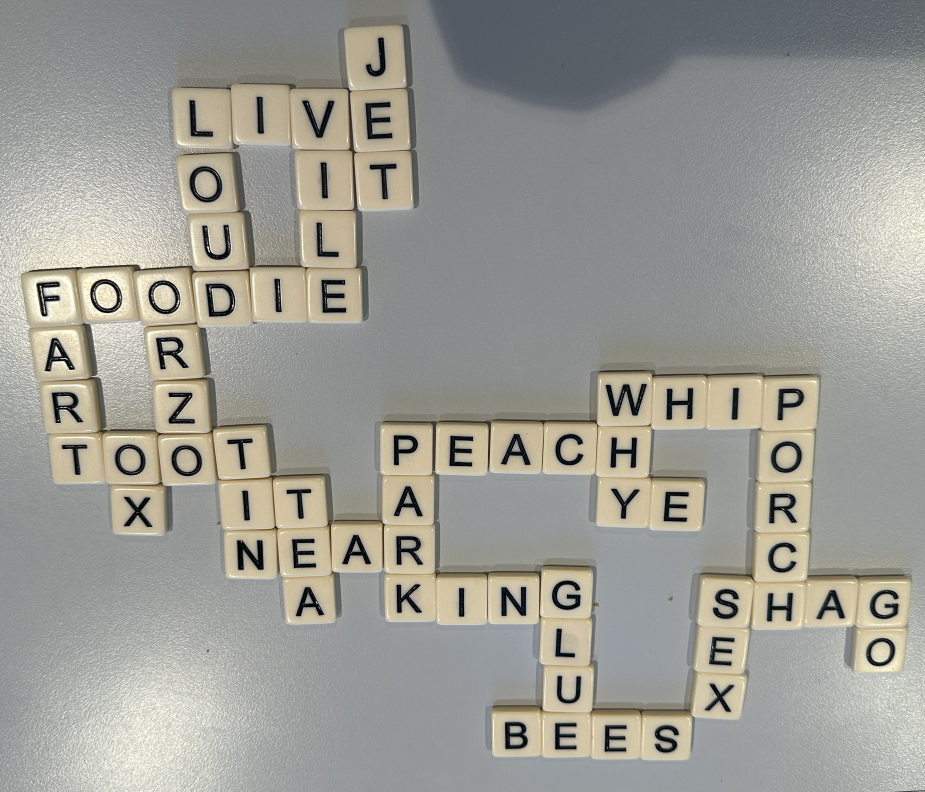
#> input picture data/IMG_3009.JPG, 2775 x 2375 px, found by its file name (shown at 1/3 size)
$ python IMG_PreProc.py
#> lines starting #> are read from the running program, lines starting #| are printed output that depends on the picture
import numpy as np
import matplotlib.pyplot as plt
import cv2


def cv_plot(name:str = None, img = None, scale = (600,600)):
    if name is None or img is None:
            raise OSError("Set all arguments")
    cv2.namedWindow(name,cv2.WINDOW_NORMAL)
    cv2.resizeWindow(name,scale[0],scale[1])
    cv2.imshow(name,img)

#image path
_image_path = 'data/IMG_3009.JPG'
_img = cv2.imread(_image_path)
if _img is None:
    raise ValueError("Error loading the image. Please check the file path.")


#grayscale
gray = ('Grayscale',cv2.cvtColor(_img,cv2.COLOR_BGR2GRAY))

#Gaussian Blur
blurred = ('Blurred',cv2.GaussianBlur(gray[1], (5, 5), 0))

#edge detection with canny
_lower_threshold = 90
_upper_threshold = 125
canny_edges = ('Canny Edges',cv2.Canny(blurred[1],_lower_threshold,_upper_threshold))
adadptive_threshold = ('AdvThold',cv2.adaptiveThreshold(blurred[1], 255, cv2.ADAPTIVE_THRESH_GAUSSIAN_C, cv2.THRESH_BINARY_INV,11,2))

#denoise
kernal = np.ones((3,3),np.uint8)
denoised = ('Denoised',cv2.morphologyEx(adadptive_threshold[1],cv2.MORPH_OPEN,kernal))


#Finding contours
_countour_retrieval_mode = cv2.RETR_EXTERNAL
_countour_approximation_method = cv2.CHAIN_APPROX_SIMPLE
#see https://docs.opencv.org/4.x/d3/dc0/group__imgproc__shape.html#ga819779b9857cc2f8601e6526a3a5bc71

#use simple for now, as it save memory
_contours, _ = cv2.findContours(denoised[1], _countour_retrieval_mode, _countour_approximation_method)
_filtered_contours = [cnt for cnt in _contours if cv2.contourArea(cnt) > 50]
_contour_img = _img.copy()
#> _contour_img is the input picture: shape (2375, 2775, 3); mean B, G, R 148.1, 155.1, 155.8
cv2.drawContours(_contour_img, _filtered_contours, -1, (0,255,0), 2)
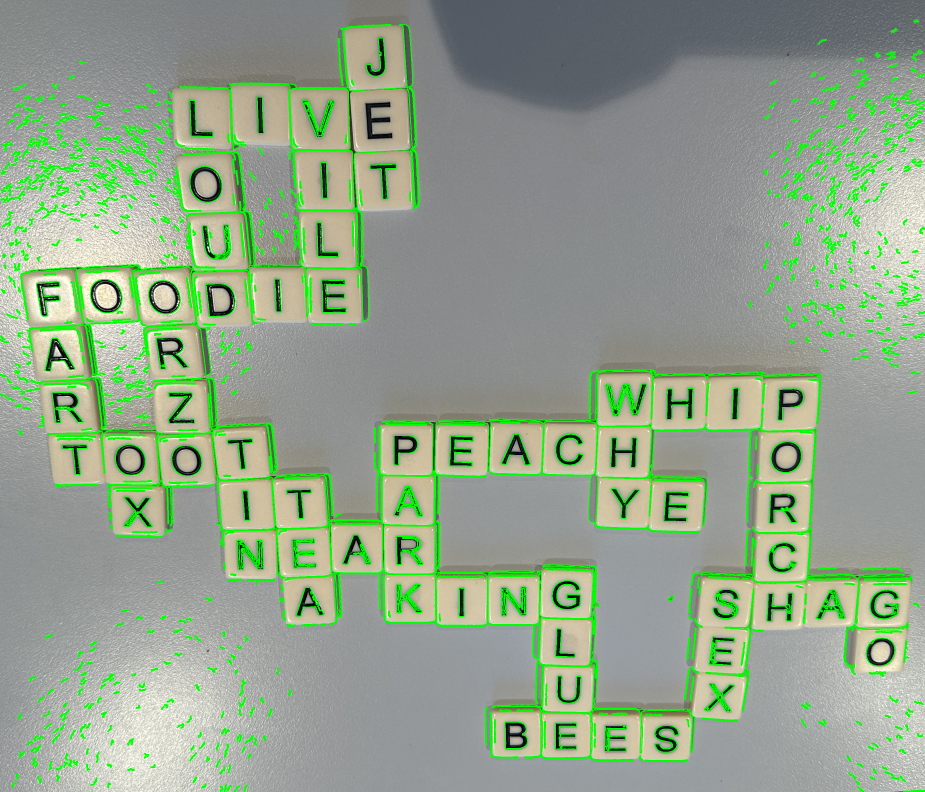
#> _contour_img: shape (2375, 2775, 3) (shown at 1/3 size); mean B, G, R 140.1, 163.9, 146.8
contour = ('Filterd Contours',_contour_img)

#show Images (un-comment loop to view all or select a specfic image type)
Images = [gray,blurred,adadptive_threshold,denoised,contour]

'''for i in Images:
     cv_plot(i[0],i[1])  '''

cv_plot(Images[-1][0],Images[-1][1])

#Awaits user input to close (press any keyboard key not the "x" button to close)
cv2.waitKey(0)
cv2.destroyAllWindows()

$ run again, with data/IMG_3010.JPG copied over data/IMG_3009.JPG
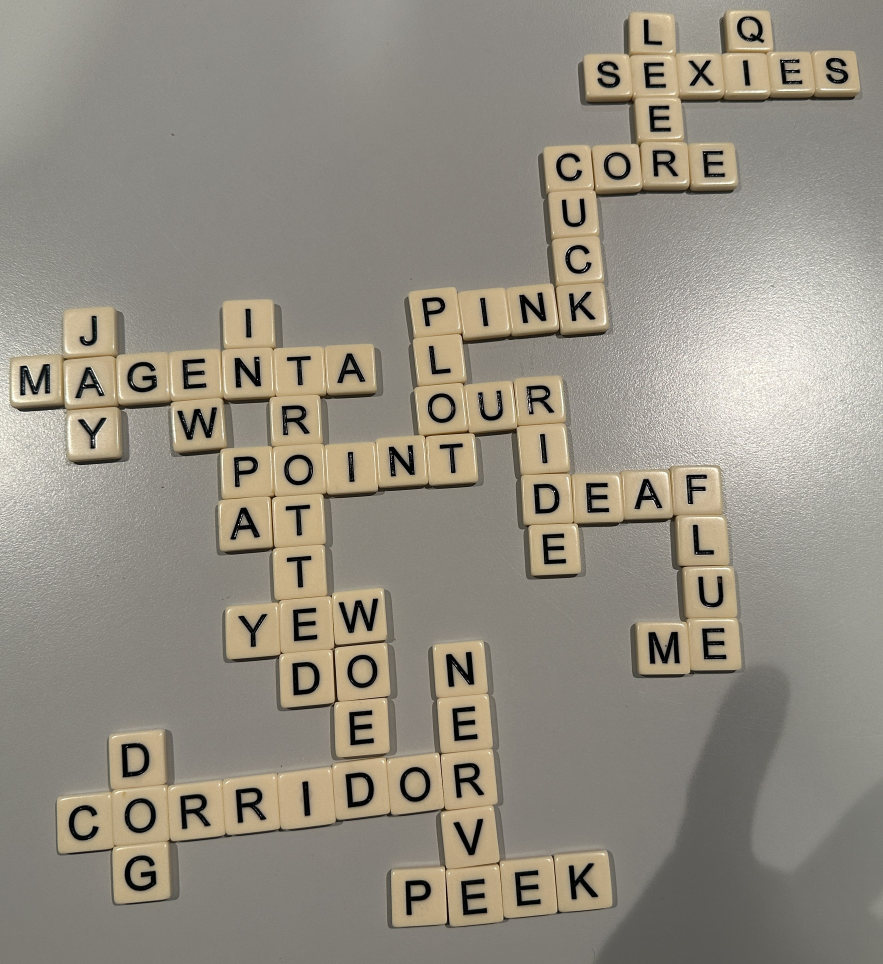
#> input picture data/IMG_3010.JPG, 2648 x 2892 px, found by its file name (shown at 1/3 size)
#> _contour_img is the input picture: shape (2892, 2648, 3); mean B, G, R 129.1, 141.1, 146.9
#> `cv2.drawContours(_contour_img, _filtered_contours, -1, (0,255,0), 2)`:
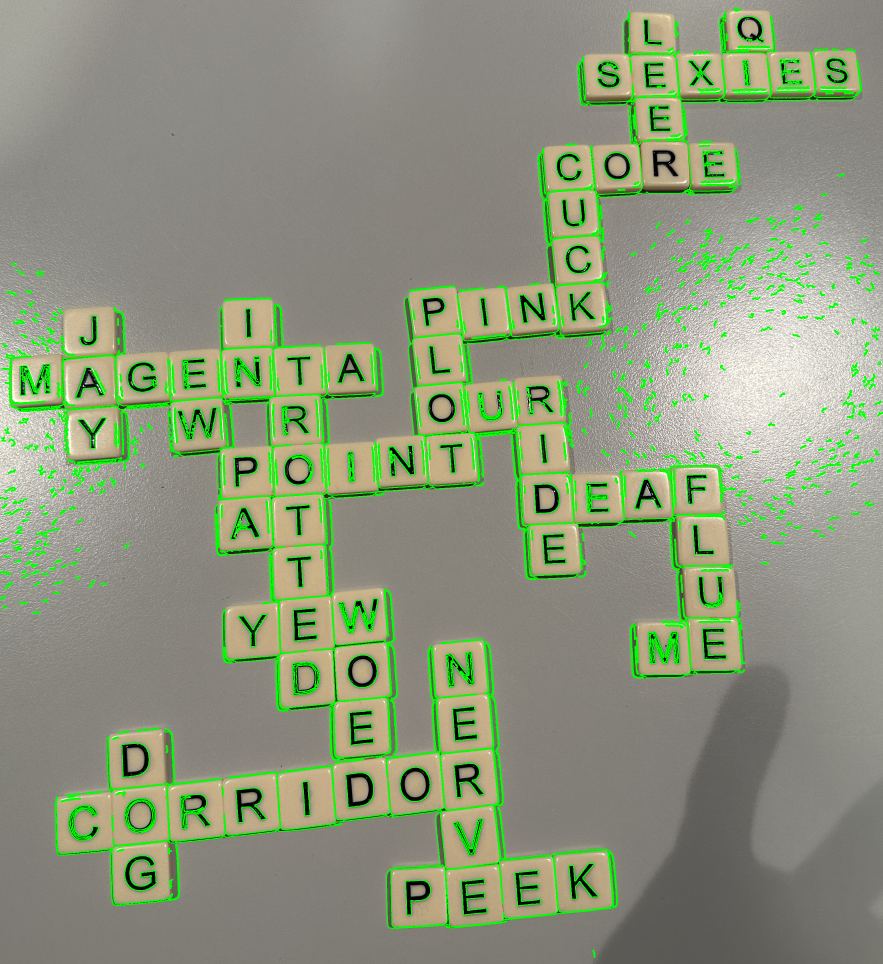
#> _contour_img: shape (2892, 2648, 3) (shown at 1/3 size); mean B, G, R 123.7, 149.9, 140.1

$ run again, with data/IMG_3011.JPG copied over data/IMG_3009.JPG
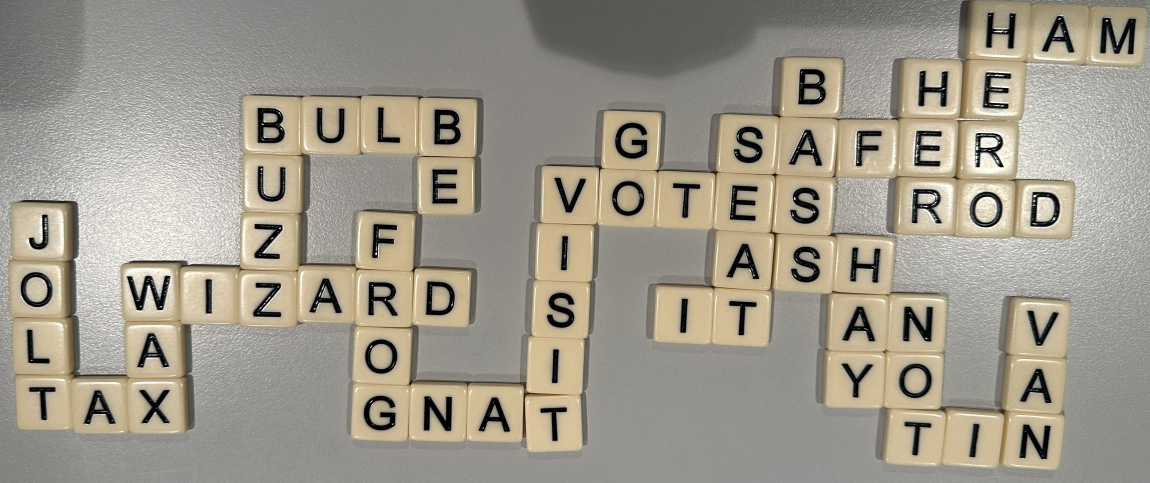
#> input picture data/IMG_3011.JPG, 3450 x 1449 px, found by its file name (shown at 1/3 size)
#> _contour_img is the input picture: shape (1449, 3450, 3); mean B, G, R 138.9, 152.1, 157.9
#> `cv2.drawContours(_contour_img, _filtered_contours, -1, (0,255,0), 2)`:
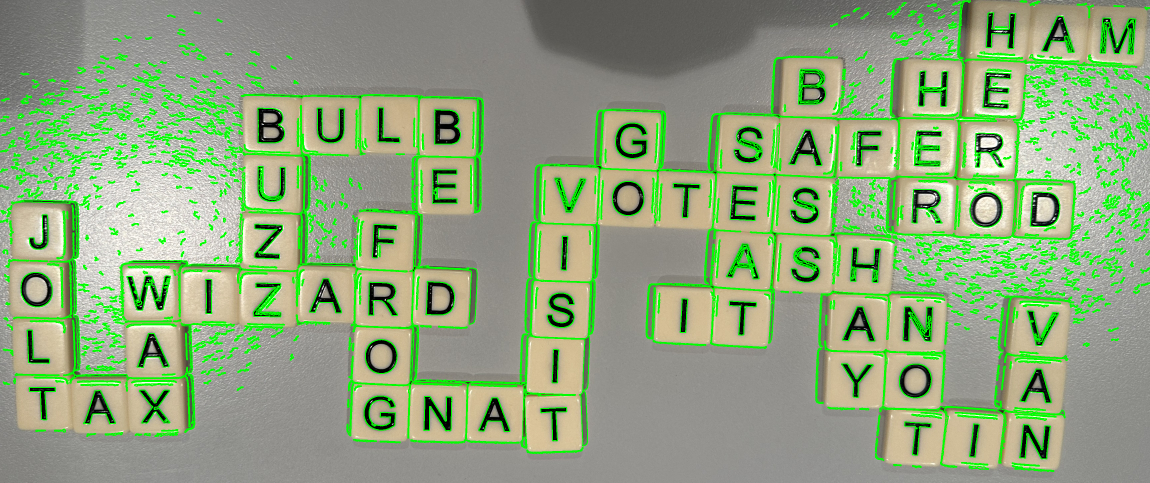
#> _contour_img: shape (1449, 3450, 3) (shown at 1/3 size); mean B, G, R 126.4, 165.5, 143.3
